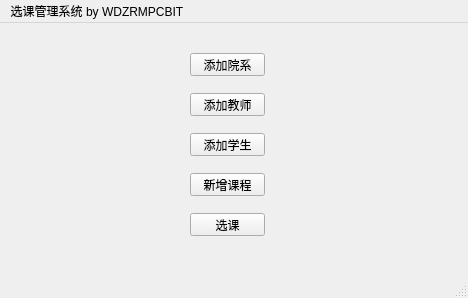
<?xml version="1.0" encoding="UTF-8"?>
<ui version="4.0">
 <class>MainWindow</class>
 <widget class="QMainWindow" name="MainWindow">
  <property name="geometry">
   <rect>
    <x>0</x>
    <y>0</y>
    <width>468</width>
    <height>298</height>
   </rect>
  </property>
  <property name="windowTitle">
   <string>MainWindow</string>
  </property>
  <widget class="QWidget" name="centralwidget">
   <widget class="QPushButton" name="add_college_button">
    <property name="geometry">
     <rect>
      <x>190</x>
      <y>30</y>
      <width>75</width>
      <height>23</height>
     </rect>
    </property>
    <property name="text">
     <string>添加院系</string>
    </property>
   </widget>
   <widget class="QPushButton" name="add_teacher_button">
    <property name="geometry">
     <rect>
      <x>190</x>
      <y>70</y>
      <width>75</width>
      <height>23</height>
     </rect>
    </property>
    <property name="text">
     <string>添加教师</string>
    </property>
   </widget>
   <widget class="QPushButton" name="add_student_button">
    <property name="geometry">
     <rect>
      <x>190</x>
      <y>110</y>
      <width>75</width>
      <height>23</height>
     </rect>
    </property>
    <property name="text">
     <string>添加学生</string>
    </property>
   </widget>
   <widget class="QPushButton" name="add_course_button">
    <property name="geometry">
     <rect>
      <x>190</x>
      <y>150</y>
      <width>75</width>
      <height>23</height>
     </rect>
    </property>
    <property name="text">
     <string>新增课程</string>
    </property>
   </widget>
   <widget class="QPushButton" name="select_course_button">
    <property name="geometry">
     <rect>
      <x>190</x>
      <y>190</y>
      <width>75</width>
      <height>23</height>
     </rect>
    </property>
    <property name="text">
     <string>选课</string>
    </property>
   </widget>
  </widget>
  <widget class="QMenuBar" name="menubar">
   <property name="geometry">
    <rect>
     <x>0</x>
     <y>0</y>
     <width>468</width>
     <height>22</height>
    </rect>
   </property>
   <widget class="QMenu" name="menu_by_WDZRMPCBIT">
    <property name="title">
     <string>选课管理系统 by WDZRMPCBIT</string>
    </property>
   </widget>
   <addaction name="menu_by_WDZRMPCBIT"/>
  </widget>
  <widget class="QStatusBar" name="statusbar"/>
 </widget>
 <resources/>
 <connections/>
</ui>
